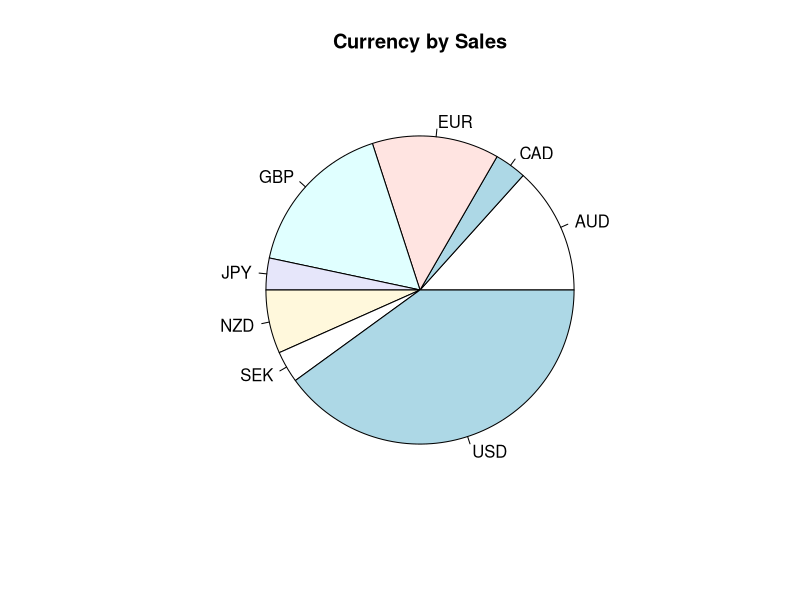

Source code (R): (Note: this script raises an error after producing the figure.)
sales <- read.table("SampleDailySalesOldFmt.txt", header=TRUE, sep="\t")

# Pie chart of currencies

currencies <- table(sales["Customer.Currency"])
#currframe <- as.vector(as.data.frame(currencies)[1])

png("currency_piechart.png")
pie(table(sales["Customer.Currency"]), main="Currency by Sales")
dev.off()

png("currency_barchart.png")
plot(sales["Customer.Currency"], main="Currency by Sales")
dev.off()

png("sale_count_barchart.png")
plot(sales["End.Date"], main="Sales by Day")
dev.off()

png("sale_count_linechart.png")
plot(table(sales["End.Date"]),
     main="Sales by Day",
     xlab="Date",
     ylab="Sales",
     type="l")
dev.off()

